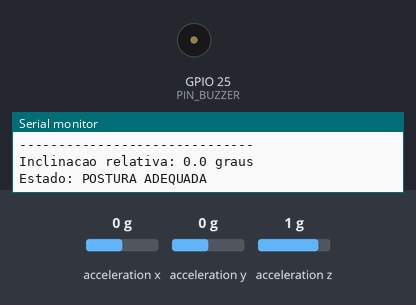
The program below on a simulated ESP32. Shown: buzzer (waves = sounding), the last lines printed to the serial monitor. Wiring (inferred from the names in the program): MPU-6050 motion sensor at I2C address 0x68. The inputs (shaded band) are chosen by the test bench; at power-on: acceleration y 0 g, acceleration x 0 g, acceleration z 1 g.

Above: at 4.2 s.
4.3 s: acceleration y set to -0.4 g
5.8 s: acceleration y set to -0.7 g
At 7.1 s:
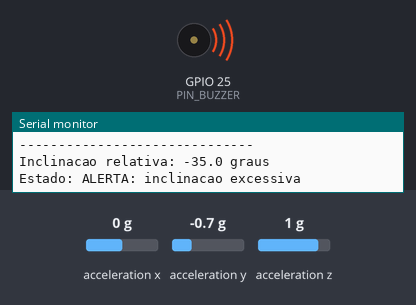
7.4 s: acceleration x set to -0.5 g
8.9 s: acceleration x set to -0.8 g
At 9.4 s:
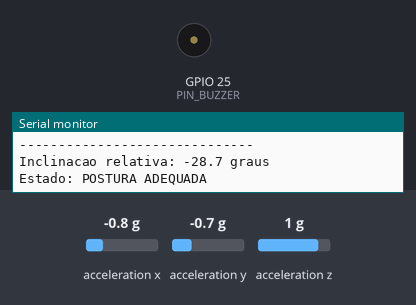
10.5 s: acceleration x set to 0 g
At 11.6 s:
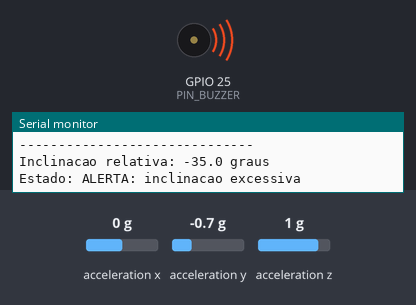
12.1 s: acceleration x set to 0.5 g
13.6 s: acceleration x set to 0.8 g
At 15.1 s:
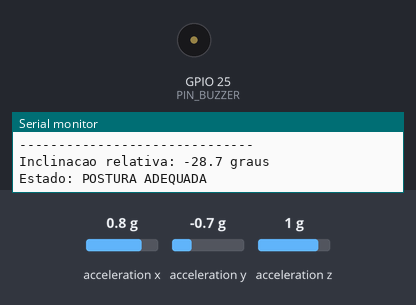
Timing chart, 0 to 16.1 s (numbered marks = the images above; inputs shaded):
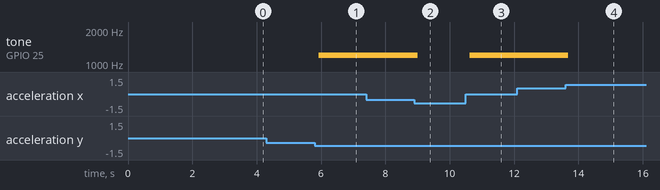

Measured:
- the behaviour switches between -0.5 and -0.6 g on acceleration y (found by bisection; images 0 and 1)
- the behaviour switches between -0.6 and -0.7 g on acceleration x (found by bisection; images 1 and 2)
- the behaviour switches between 0.6 and 0.7 g on acceleration x (found by bisection; images 3 and 4)
- after the input at 5.8 s, tone on GPIO 25 (PIN_BUZZER): silent → 1200 Hz after 0.13 s
- after the input at 8.9 s, tone on GPIO 25 (PIN_BUZZER): 1200 Hz → silent after 0.10 s
- after the input at 10.5 s, tone on GPIO 25 (PIN_BUZZER): silent → 1200 Hz after 0.12 s
- after the input at 13.6 s, tone on GPIO 25 (PIN_BUZZER): 1200 Hz → silent after 0.09 s

The program:

main.cpp
```cpp
/*
  TCC - Sistema de Biofeedback Postural
  Autor: João Vitor Bettiol

  Versão inicial para o protótipo físico:
  - ESP32 + MPU6050;
  - leitura da inclinação do tronco;
  - calibração da postura neutra ao iniciar;
  - alerta sonoro quando a inclinação relativa ultrapassa 30 graus.

  Conexões previstas:
  MPU6050 -> ESP32
  VCC     -> 3V3
  GND     -> GND
  SDA     -> GPIO 21
  SCL     -> GPIO 22

  Buzzer -> GPIO 25 e GND
*/

#include <Arduino.h>
#include <Wire.h>

const byte MPU6050_ADDR = 0x68;

const int PIN_BUZZER = 25;
const int PIN_SDA = 21;
const int PIN_SCL = 22;

const float LIMITE_INCLINACAO = 30.0;
const int AMOSTRAS_CALIBRACAO = 100;

float anguloReferencia = 0.0;

// Escreve um valor em um registrador do MPU6050.
void escreverMPU(byte registrador, byte valor) {
  Wire.beginTransmission(MPU6050_ADDR);
  Wire.write(registrador);
  Wire.write(valor);
  Wire.endTransmission();
}

// Realiza a leitura dos eixos do acelerômetro.
bool lerAcelerometro(float &ax, float &ay, float &az) {
  Wire.beginTransmission(MPU6050_ADDR);
  Wire.write(0x3B); // Primeiro registrador do acelerômetro.
  Wire.endTransmission(false);

  if (Wire.requestFrom(MPU6050_ADDR, (byte)6) != 6) {
    return false;
  }

  int16_t axRaw = (Wire.read() << 8) | Wire.read();
  int16_t ayRaw = (Wire.read() << 8) | Wire.read();
  int16_t azRaw = (Wire.read() << 8) | Wire.read();

  // Faixa padrão: ±2 g.
  ax = axRaw / 16384.0;
  ay = ayRaw / 16384.0;
  az = azRaw / 16384.0;

  return true;
}

// Calcula a inclinação considerando a orientação inicial do sensor.
float calcularAngulo(float ax, float ay, float az) {
  return atan2(ay, sqrt(ax * ax + az * az)) * 180.0 / PI;
}

// Define a postura atual como referência neutra.
void calibrarPosturaNeutra() {
  float somaAngulos = 0.0;
  int leiturasValidas = 0;

  Serial.println();
  Serial.println("Calibracao iniciada.");
  Serial.println("Mantenha o sensor parado na postura neutra.");

  for (int i = 0; i < AMOSTRAS_CALIBRACAO; i++) {
    float ax, ay, az;

    if (lerAcelerometro(ax, ay, az)) {
      somaAngulos += calcularAngulo(ax, ay, az);
      leiturasValidas++;
    }

    delay(20);
  }

  if (leiturasValidas > 0) {
    anguloReferencia = somaAngulos / leiturasValidas;

    Serial.print("Calibracao concluida. Angulo de referencia: ");
    Serial.print(anguloReferencia, 2);
    Serial.println(" graus.");
  } else {
    Serial.println("ERRO: nao foi possivel calibrar o MPU6050.");
  }
}

void setup() {
  Serial.begin(115200);

  Wire.begin(PIN_SDA, PIN_SCL);
  pinMode(PIN_BUZZER, OUTPUT);
  noTone(PIN_BUZZER);

  // Desativa o modo de repouso do MPU6050.
  escreverMPU(0x6B, 0x00);

  Serial.println("Sistema de biofeedback postural iniciado.");
  delay(1000);

  calibrarPosturaNeutra();
}

void loop() {
  float ax, ay, az;

  if (!lerAcelerometro(ax, ay, az)) {
    Serial.println("ERRO: MPU6050 nao respondeu.");
    noTone(PIN_BUZZER);
    delay(500);
    return;
  }

  float anguloAtual = calcularAngulo(ax, ay, az);
  float inclinacaoRelativa = anguloAtual - anguloReferencia;

  bool alerta = fabs(inclinacaoRelativa) > LIMITE_INCLINACAO;

  if (alerta) {
    tone(PIN_BUZZER, 1200);
  } else {
    noTone(PIN_BUZZER);
  }

  Serial.println("------------------------------");
  Serial.print("Inclinacao relativa: ");
  Serial.print(inclinacaoRelativa, 1);
  Serial.println(" graus");

  Serial.print("Estado: ");
  Serial.println(alerta
    ? "ALERTA: inclinacao excessiva"
    : "POSTURA ADEQUADA");

  delay(200);
}
```
